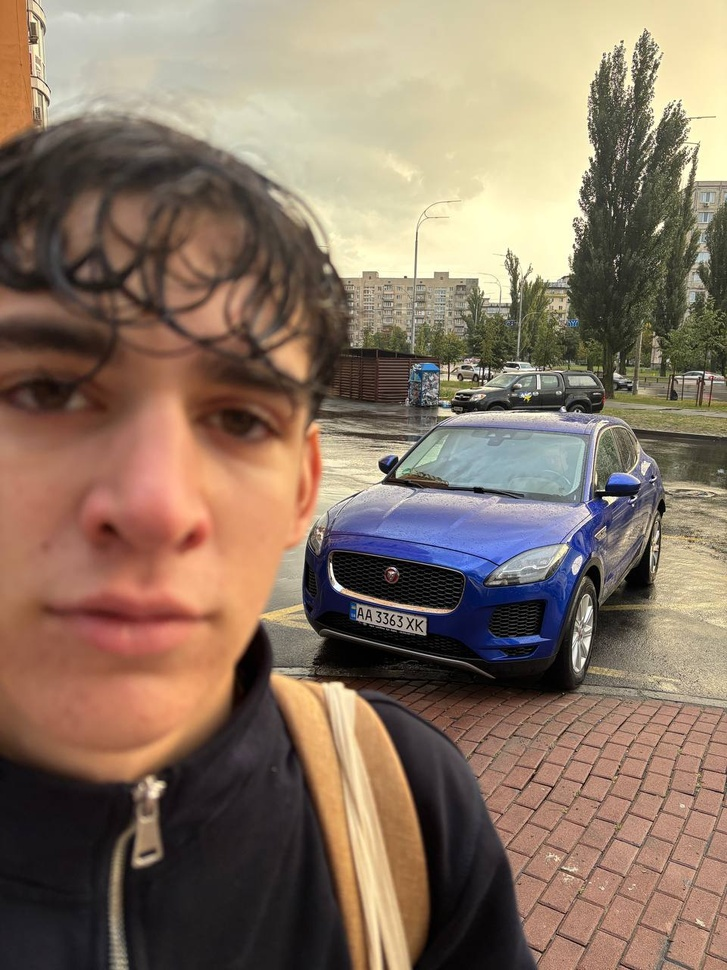
#> input picture photo.jpg, 727 x 970 px, shrunk from 960 x 1280 before the run
$ python task2.py
#> lines starting #> are read from the running program, lines starting #| are printed output that depends on the picture
import numpy as np
import matplotlib.pyplot as plt
from matplotlib.image import imread
from sklearn.decomposition import PCA

def reconstruct_image(pca, image_matrix, n_components):
    pca_k = PCA(n_components=n_components)
    transformed = pca_k.fit_transform(image_matrix)
    reconstructed = pca_k.inverse_transform(transformed)
    return reconstructed

def analyze_variance(pca):
    cumulative_var = np.cumsum(pca.explained_variance_ratio_) * 100
    comp_95perc = np.argmax(cumulative_var >= 95) + 1

    print(f"Number of components needed to cover 95% variance: {comp_95perc}")

    plt.figure(figsize=(10, 6))
    plt.plot(cumulative_var)
    plt.xlabel('Principal components')
    plt.ylabel('Cumulative Explained variance')
    plt.title('Cumulative Explained Variance explained by the components')

    plt.axhline(y=95, color='r', linestyle='--')
    plt.axvline(x=comp_95perc, color='k', linestyle='--')
    plt.grid(True)
    plt.show()

    return comp_95perc

def plot_comparisons(image_matrix):
    component_counts = [5, 15, 25, 75, 100, 170]

    plt.figure(figsize=(15, 10))

    for i, n in enumerate(component_counts):
        rec_img = reconstruct_image(None, image_matrix, n)

        plt.subplot(2, 3, i + 1)
        plt.imshow(rec_img, cmap='gray')
        plt.title(f"Components: {n}")
        plt.axis('off')

    plt.tight_layout()
    plt.show()

if __name__ == "__main__":
    image_raw = imread("photo.jpg")
#> image_raw is the input picture: shape (970, 727, 3); mean R, G, B 136.5, 116.7, 100
    image_sum = image_raw.sum(axis=2)
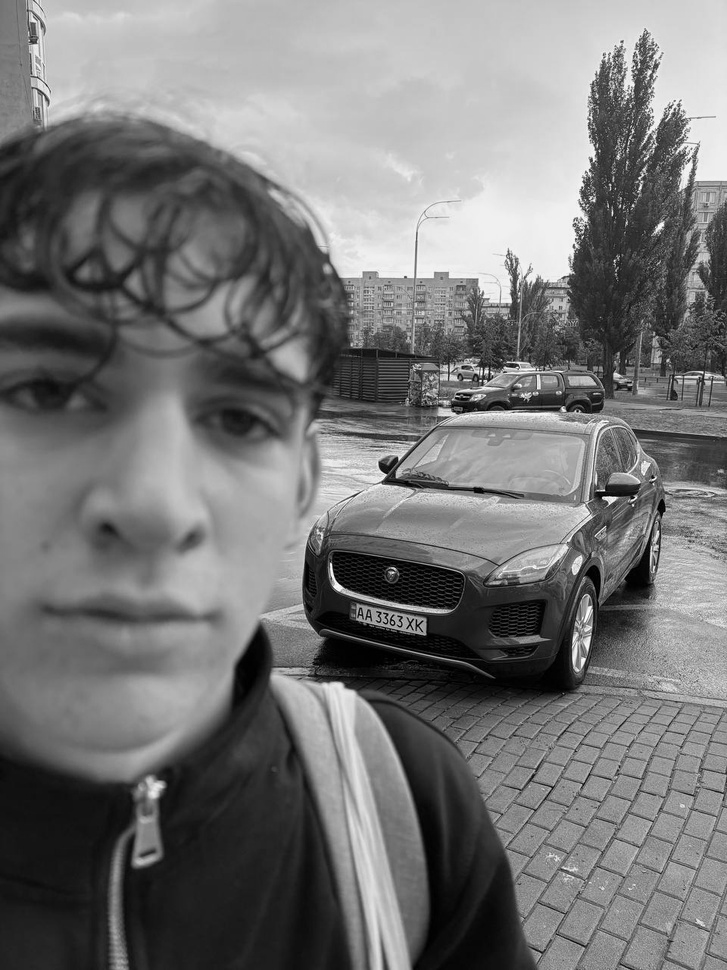
#> image_sum: shape (970, 727) uint64; min 0, max 765, mean 353.2; drawn with min black and max white
    image_bw = image_sum / image_sum.max()

    print(image_raw.shape)
#| (970, 727, 3)
    print(image_sum.shape)
#| (970, 727)
    print(image_bw.max())
#| 1.0
    plt.imshow(image_bw, cmap='gray')
    plt.axis('off')
    plt.show()

    pca = PCA()
    pca.fit(image_bw)

    n_comp = analyze_variance(pca)
#> in analyze_variance, `plt.show()`:
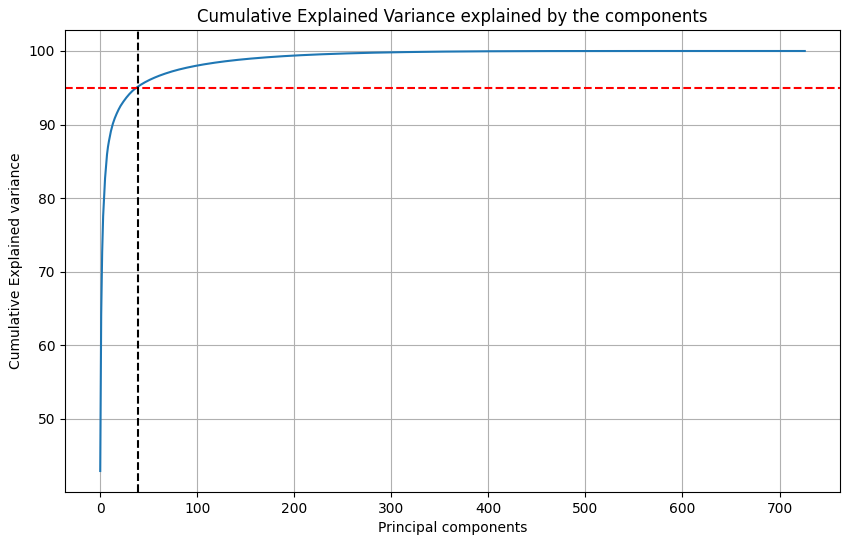
#> figure drawn by matplotlib, 1 panel; curve peaks at x = 726, y = 100

    reconstructed_image = reconstruct_image(pca, image_bw, n_comp)
#> in reconstruct_image, `transformed = pca_k.fit_transform(image_matrix)`:
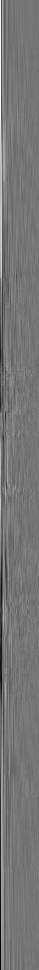
#> transformed: shape (970, 39) float64; min -6.55, max 7.6, mean 5.05e-16; drawn with min black and max white
#> in reconstruct_image, `reconstructed = pca_k.inverse_transform(transformed)`:
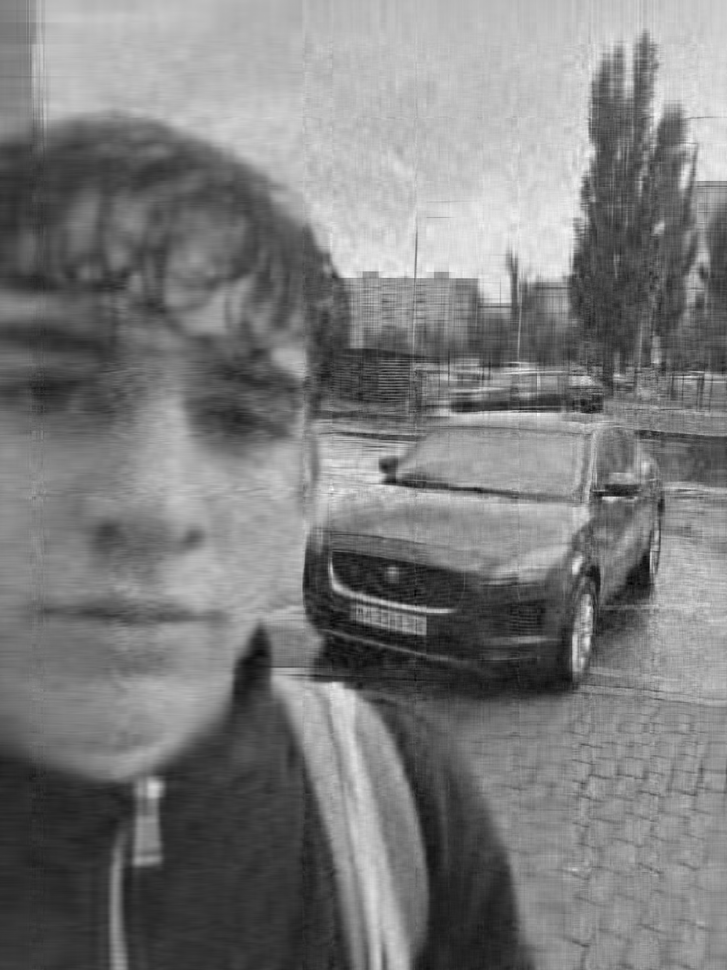
#> reconstructed: shape (970, 727) float64; min -0.132, max 1.09, mean 0.462; drawn with min black and max white
    plt.imshow(reconstructed_image, cmap='gray')
    plt.axis('off')
    plt.show()

    plot_comparisons(image_bw)
#> the loop in plot_comparisons, `for i, n in enumerate(component_counts):` made 6 passes
#> pass 1, in reconstruct_image (call 2), `reconstructed = pca_k.inverse_transform(transformed)`:
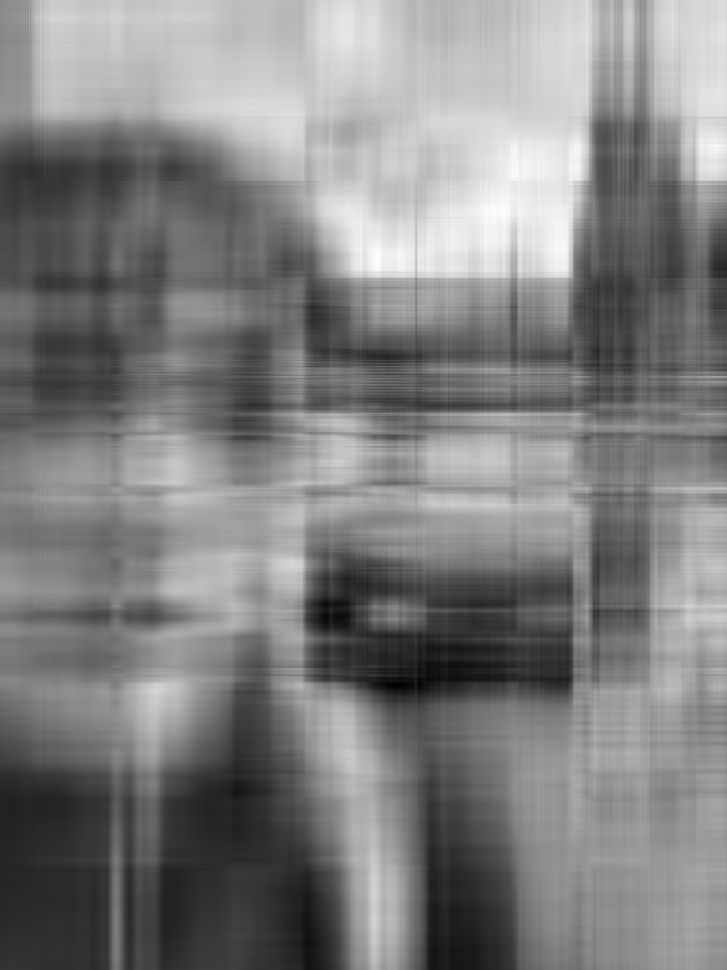
#> reconstructed: shape (970, 727) float64; min -0.1, max 1.01, mean 0.462; drawn with min black and max white
#> pass 2, in reconstruct_image (call 3), `reconstructed = pca_k.inverse_transform(transformed)`:
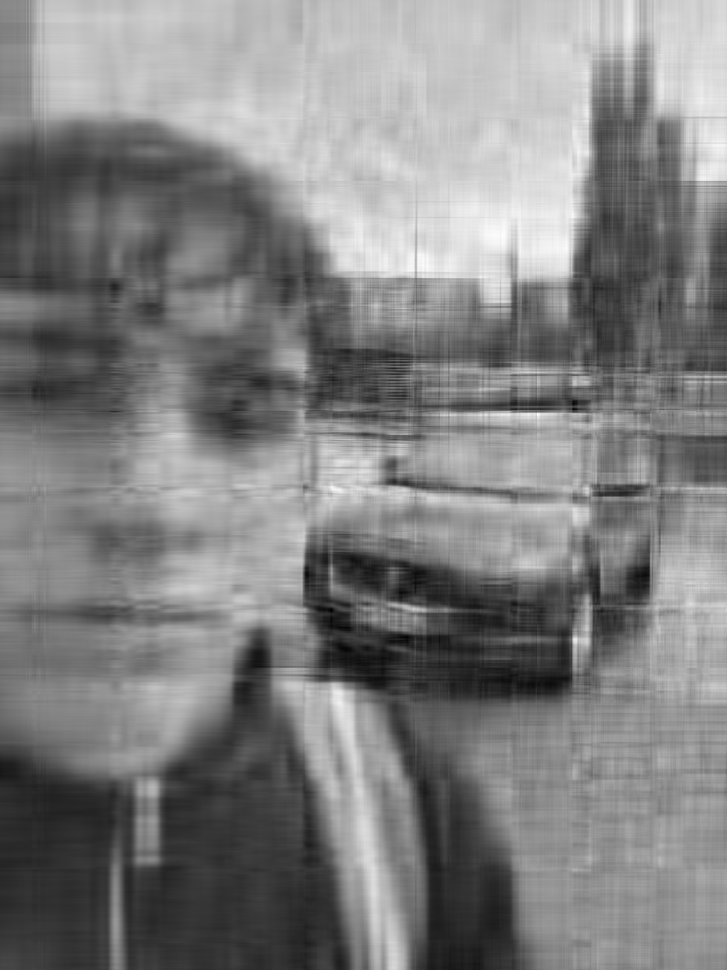
#> reconstructed: shape (970, 727) float64; min -0.126, max 1.04, mean 0.462; drawn with min black and max white
#> in plot_comparisons, `plt.show()`:
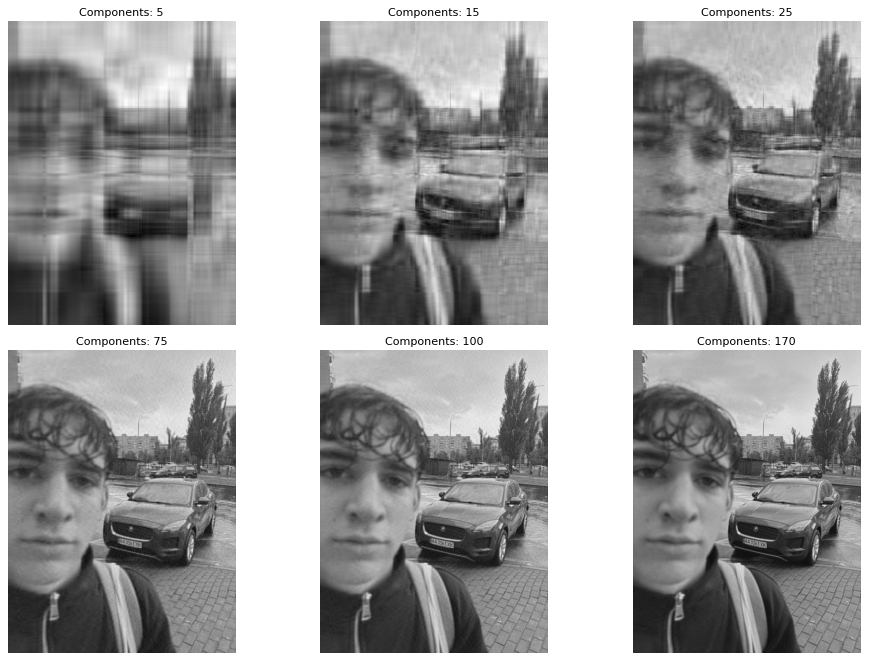
#> figure drawn by matplotlib, 6 panels
